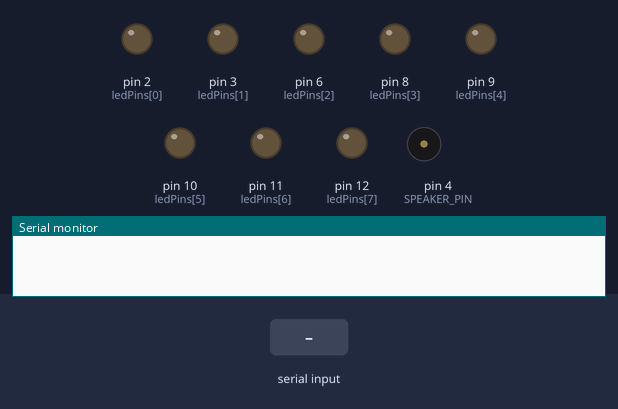
Recording of a sketch running on a simulated Arduino Uno, built with avr-gcc and run on an emulated ATmega328P. Shown: output pins drawn as LEDs (lit = HIGH), buzzer (waves = sounding, pin HIGH), the last lines printed to the serial monitor. The test bench sets the inputs (shaded band).

Above: at 1.2 s.
1.3 s: "30,150\n" received over Serial
At 2.4 s:
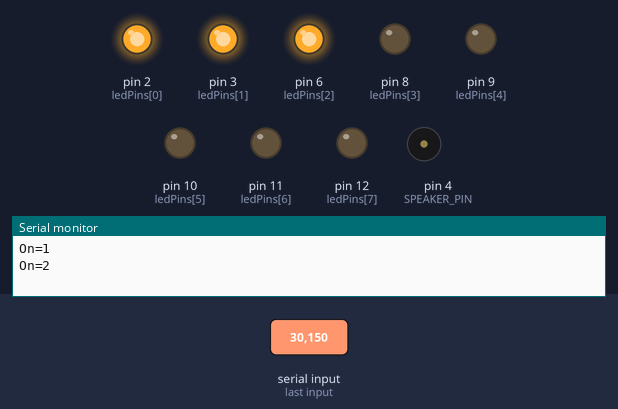
At 3.1 s:
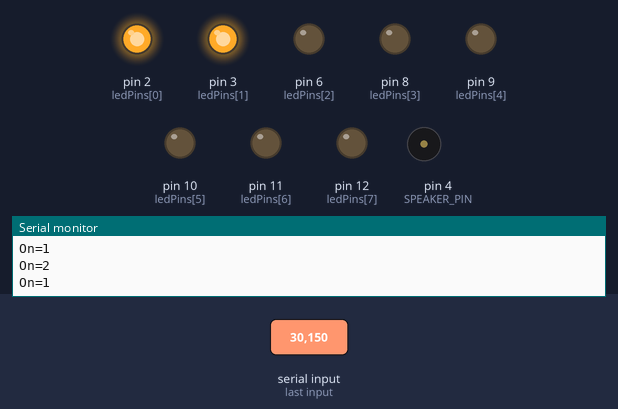
Timing chart, 0 to 4.6 s (numbered marks = the images above; inputs shaded):
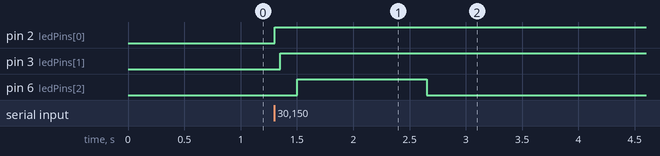

Measured:
- after the input at 1.3 s, pin 2 (ledPins[0]): LOW → HIGH at once; pin 3 (ledPins[1]): LOW → HIGH after 0.05 s; pin 6 (ledPins[2]): LOW → HIGH after 0.20 s, → LOW 1.2 s later

The sketch:

src.ino
```cpp
#include "note.h"
#include "mario.h"

#define SPEAKER_PIN 4

//ne definim un vector unde punem pinii
int ledPins[] = { 2, 3, 6, 8, 9, 10, 11, 12 };


//marioMelody :  200 ... 2500
//marioTempo  n  ... z

int maxMelodyFrecv;
int nrNote  = sizeof(marioMelody)/sizeof(int);
int nrLed = sizeof(ledPins)/sizeof(int);

void setup() {
  for(int i=0; i< nrLed; i++) pinMode(ledPins[i], OUTPUT);

  pinMode(SPEAKER_PIN, OUTPUT);

  maxMelodyFrecv = 0;

  for(int i=0; i< nrNote; i++){
    if (maxMelodyFrecv < marioMelody[i]) {
      maxMelodyFrecv = marioMelody[i];
    }
  }

  Serial.begin(9600);

}

void playNote(int frecv, int  tempo){
    tone(SPEAKER_PIN, frecv, tempo);
}

int lastLightLed;

// 3 leduri
// 8 leduri
void lightNote(int frecv, int maxFrecv){
     // maxFrev .... nrled
     // frecv .... x leduri -> x = frecv*nrled/maxFrecv
    ///int nrNewLight = frecv * nrLed / maxFrecv;

    int nrNewLight = map(frecv, 0, maxFrecv, 1, nrLed);
    //4, 5, 6, 7, 8
    Serial.print("On=");
    Serial.println(nrNewLight);

    for(int i=0; i< nrLed; i++){
      digitalWrite(ledPins[i], i<=nrNewLight ? HIGH : LOW);
      if (i<=nrNewLight) delay(50);
    }
}


void loop() {
//    for(int i=0; i< nrNote; i++){
//      playNote(marioMelody[i], marioTempo[i]);
//      lightNote(marioMelody[i]);
//    }
   if (Serial.available()){
      int val = Serial.parseInt();
      lightNote(val, 800);
   }

}
```

note.h
```cpp
#define NOTE_B0  31
#define NOTE_C1  33
#define NOTE_CS1 35
#define NOTE_D1  37
#define NOTE_DS1 39
#define NOTE_E1  41
#define NOTE_F1  44
#define NOTE_FS1 46
#define NOTE_G1  49
#define NOTE_GS1 52
#define NOTE_A1  55
#define NOTE_AS1 58
#define NOTE_B1  62
#define NOTE_C2  65
#define NOTE_CS2 69
#define NOTE_D2  73
#define NOTE_DS2 78
#define NOTE_E2  82
#define NOTE_F2  87
#define NOTE_FS2 93
#define NOTE_G2  98
#define NOTE_GS2 104
#define NOTE_A2  110
#define NOTE_AS2 117
#define NOTE_B2  123
#define NOTE_C3  131
#define NOTE_CS3 139
#define NOTE_D3  147
#define NOTE_DS3 156
#define NOTE_E3  165
#define NOTE_F3  175
#define NOTE_FS3 185
#define NOTE_G3  196
#define NOTE_GS3 208
#define NOTE_A3  220
#define NOTE_AS3 233
#define NOTE_B3  247
#define NOTE_C4  262
#define NOTE_CS4 277
#define NOTE_D4  294
#define NOTE_DS4 311
#define NOTE_E4  330
#define NOTE_F4  349
#define NOTE_FS4 370
#define NOTE_G4  392
#define NOTE_GS4 415
#define NOTE_A4  440
#define NOTE_AS4 466
#define NOTE_B4  494
#define NOTE_C5  523
#define NOTE_CS5 554
#define NOTE_D5  587
#define NOTE_DS5 622
#define NOTE_E5  659
#define NOTE_F5  698
#define NOTE_FS5 740
#define NOTE_G5  784
#define NOTE_GS5 831
#define NOTE_A5  880
#define NOTE_AS5 932
#define NOTE_B5  988
#define NOTE_C6  1047
#define NOTE_CS6 1109
#define NOTE_D6  1175
#define NOTE_DS6 1245
#define NOTE_E6  1319
#define NOTE_F6  1397
#define NOTE_FS6 1480
#define NOTE_G6  1568
#define NOTE_GS6 1661
#define NOTE_A6  1760
#define NOTE_AS6 1865
#define NOTE_B6  1976
#define NOTE_C7  2093
#define NOTE_CS7 2217
#define NOTE_D7  2349
#define NOTE_DS7 2489
#define NOTE_E7  2637
#define NOTE_F7  2794
#define NOTE_FS7 2960
#define NOTE_G7  3136
#define NOTE_GS7 3322
#define NOTE_A7  3520
#define NOTE_AS7 3729
#define NOTE_B7  3951
#define NOTE_C8  4186
#define NOTE_CS8 4435
#define NOTE_D8  4699
#define NOTE_DS8 4978
```

Source omitted: mario.h (data table, 949 bytes)
